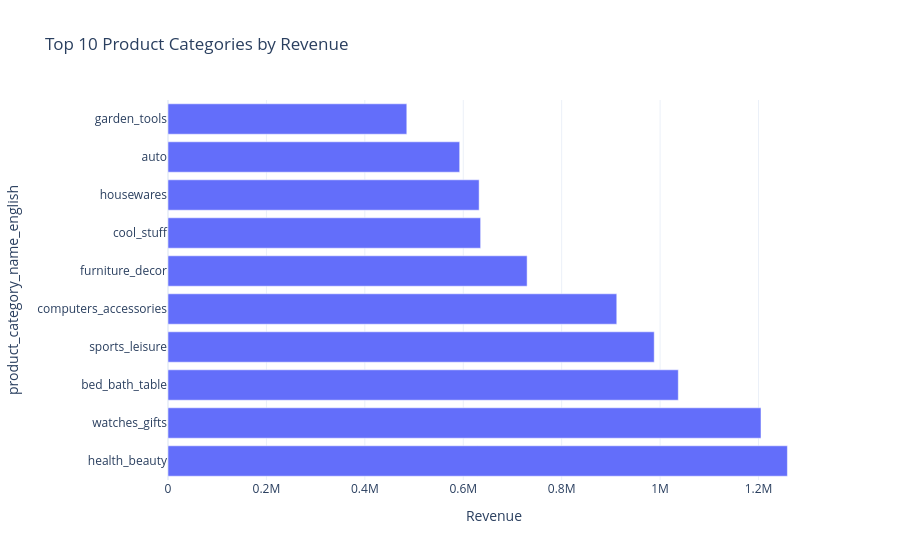

Here is the notebook cell this chart was saved with:
### Code cell
fig=px.bar(
    category_revenue.head(10),
    x="Revenue",
    y="product_category_name_english",
    orientation="h",
    title="Top 10 Product Categories by Revenue",
    template="plotly_white",
)
fig.show()

### Figure 1 — Plotly figure (JSON) as saved in the notebook; plotly's stock layout.template omitted (floating-point values rounded to 4 significant figures)
{"data": [{"hovertemplate": "Revenue=%{x}<br>product_category_name_english=%{y}<extra></extra>", "legendgroup": "", "marker": {"color": "#636efa", "pattern": {"shape": ""}}, "name": "", "orientation": "h", "showlegend": false, "textposition": "auto", "type": "bar", "x": [1259000.0, 1205000.0, 1037000.0, 988000.0, 912000.0, 729800.0, 635300.0, 632200.0, 592700.0, 485300.0], "xaxis": "x", "y": ["health_beauty", "watches_gifts", "bed_bath_table", "sports_leisure", "computers_accessories", "furniture_decor", "cool_stuff", "housewares", "auto", "garden_tools"], "yaxis": "y"}], "layout": {"barmode": "relative", "legend": {"tracegroupgap": 0}, "title": {"text": "Top 10 Product Categories by Revenue"}, "xaxis": {"anchor": "y", "domain": [0, 1], "title": {"text": "Revenue"}}, "yaxis": {"anchor": "x", "domain": [0, 1], "title": {"text": "product_category_name_english"}}}}
